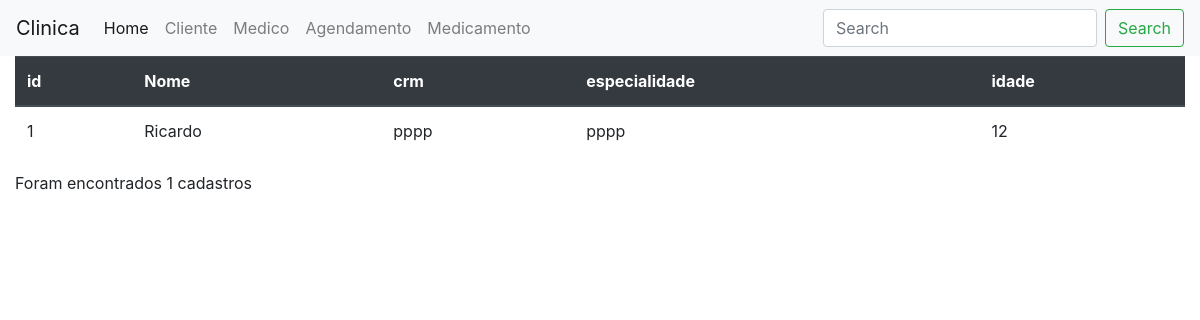
/atendimento/medico/, run on an earlier commit of the app's database.
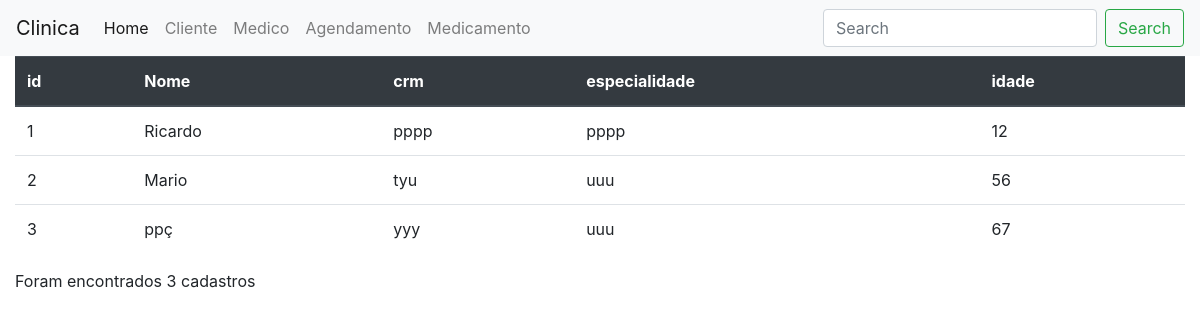
And on a later commit of the database.
### atendimento/models.py (models this page shows)
class Medico(models.Model):
    nome = models.CharField(max_length=50)
    crm = models.CharField(max_length=50)
    especialidade = models.CharField(max_length=50)
    idade = models.IntegerField()

### atendimento/views.py (the view)
# urls.py: path('medico/', views.medico_list),
def medico_list(request):
    medicos = Medico.objects.all()
    return render(request, 'medico/list.html',{'medicos':medicos})

### atendimento/templates/medico/list.html
{% extends "base.html" %}
{% block conteudo %}
<table class="table">
    <thead class="thead-dark">
        <tr>
            <th scope="col">id</th>
            <th scope="col">Nome</th>
            <th scope="col">crm</th>
            <th scope="col">especialidade</th>
            <th scope="col">idade</th>
        </tr>
    </thead>
    <tbody>
        {% for medico in medicos %}
            <tr>
                <td>{{medico.id}}</td>
                <td>{{medico.nome}}</td>
                <td>{{medico.crm}}</td>
                <td>{{medico.especialidade}}</td>
                <td>{{medico.idade}}</td>
            </tr>
        {% endfor %}
    </tbody>
</table>
<p>Foram encontrados {{medicos | length}} cadastros</p>
{% endblock %}

What changed in the data, as far as the page shows it:
added Medico: id "2", nome "Mario", crm "tyu", especialidade "uuu", idade "56"
added Medico: id "3", nome "ppç", crm "yyy", especialidade "uuu", idade "67"
Also different on the page:
{{ medicos | length }}: "1" → "3"
